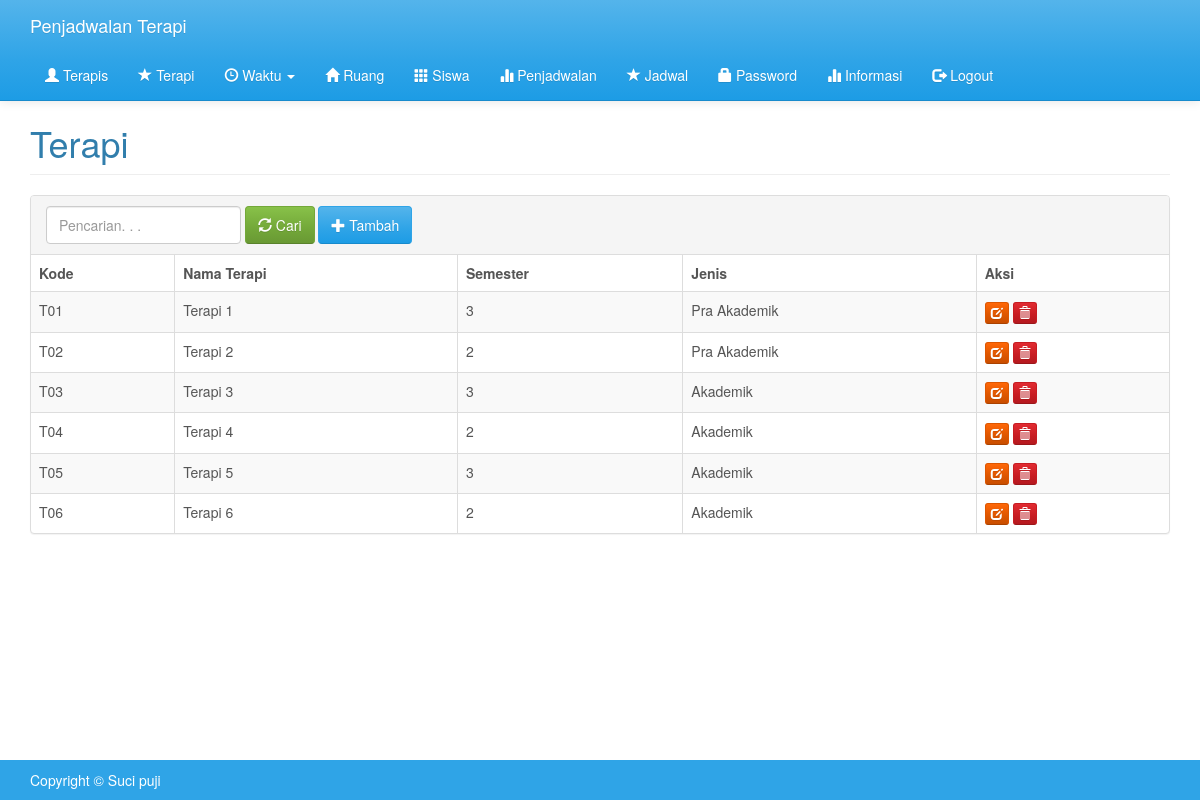
The app's page /index.php?m=terapi (signed in) with its own data.
### tables this page shows
CREATE TABLE `tb_terapi` (
  `kode_terapi` varchar(256) NOT NULL,
  `nama_terapi` varchar(256) DEFAULT NULL,
  `semester` int(11) DEFAULT '0',
  `jenis` varchar(16) DEFAULT NULL,
  PRIMARY KEY (`kode_terapi`)
);

### config.php (called while the page is built)
<?php
$config["server"]='localhost';
$config["username"]='root';
$config["password"]='';
$config["database_name"]='ag_terapi';

### functions.php (called while the page is built, shortened)
<?php
include 'config.php';
include'includes/db.php';
$db = new DB($config['server'], $config['username'], $config['password'], $config['database_name']);
include'includes/general.php';

### includes/general.php (called while the page is built, shortened)
<?php
function esc_field($str){
    if (!get_magic_quotes_gpc())
        return addslashes($str);
    else
        return $str;
}

### includes/db.php (called while the page is built, shortened)
<?php
class DB{
    var $conn = null;
    public function __construct($host, $username, $passwd, $dbname){
        $this->conn = mysqli_connect($host, $username, $passwd, $dbname);
    }
    public function query($sql){
        $query = mysqli_query($this->conn, $sql) or die('<pre>Error mysqli_query: ' . mysqli_error($this->conn) . '<br />' . $sql . '</pre>');
        return $query;
    }
    public function get_results($sql){
        $query = $this->query($sql);
        $arr = array();
        while($row = mysqli_fetch_object($query)){
            $arr[] = $row;
        }
        return $arr;
    }
}

### terapi.php (the view, shortened to what this page needs)
<div class="page-header">
    <h1>Terapi</h1>
</div>
<div class="panel panel-default">
    <div class="panel-heading">
        <form class="form-inline">
            <div class="form-group">
                <input class="form-control" type="text" placeholder="Pencarian. . ." name="q" value="<?=$_GET['q']?>" />
            </div>
            <div class="form-group">
                <button class="btn btn-success"><span class="glyphicon glyphicon-refresh"></span> Cari</a>
            </div>
            <div class="form-group">
                <a class="btn btn-primary" href="?m=terapi_tambah"><span class="glyphicon glyphicon-plus"></span> Tambah</a>
            </div>
        </form>
    </div>
    <div class="table-responsive">
        <table class="table table-bordered table-hover table-striped">
        <thead>
            <tr>
                <th>Kode</th>
                <th>Nama Terapi</th>
                <th>Semester</th>
                <th>Jenis</th>
                <th>Aksi</th>
            </tr>
        </thead>
        <?php
        $q = esc_field($_GET['q']);
        $rows = $db->get_results("SELECT * FROM tb_terapi
        WHERE kode_terapi LIKE '%$q%' OR nama_terapi LIKE '%$q%'
        ORDER BY kode_terapi");
        foreach($rows as $row):?>
        <tr>
            <td><?=$row->kode_terapi?></td>
            <td><?=$row->nama_terapi?></td>
            <td><?=$row->semester?></td>
            <td><?=$row->jenis?></td>
            <td class="nw">
                <a class="btn btn-xs btn-warning" href="?m=terapi_ubah&ID=<?=$row->kode_terapi?>"><span class="glyphicon glyphicon-edit"></span></a>
                <a class="btn btn-xs btn-danger" href="aksi.php?act=terapi_hapus&ID=<?=$row->kode_terapi?>" onclick="return confirm('Hapus data?')"><span class="glyphicon glyphicon-trash"></span></a>
            </td>
        </tr>
        <?php endforeach; ?>
        </table>
    </div>
</div>

### assets/css/general.css (style rules this page uses)
html { position: relative; min-height: 100%; }
body { margin-bottom: 70px; }
.page-header { margin-top: 0; padding-bottom: 0; }
.page-header h1 { margin-top: 0; }
.nw { white-space: nowrap; }

### records on screen
tb_terapi: kode_terapi "T01", nama_terapi "Terapi 1", semester "3", jenis "Pra Akademik"
tb_terapi: kode_terapi "T02", nama_terapi "Terapi 2", semester "2", jenis "Pra Akademik"
tb_terapi: kode_terapi "T03", nama_terapi "Terapi 3", semester "3", jenis "Akademik"
tb_terapi: kode_terapi "T04", nama_terapi "Terapi 4", semester "2", jenis "Akademik"
tb_terapi: kode_terapi "T05", nama_terapi "Terapi 5", semester "3", jenis "Akademik"
tb_terapi: kode_terapi "T06", nama_terapi "Terapi 6", semester "2", jenis "Akademik"
